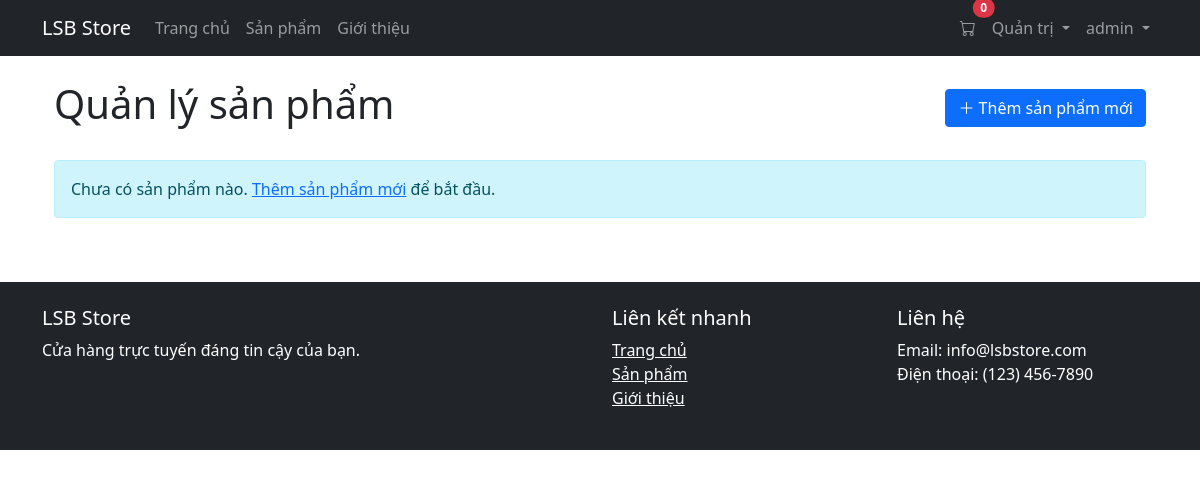
Page /product/admin (signed in) on the earlier database version.
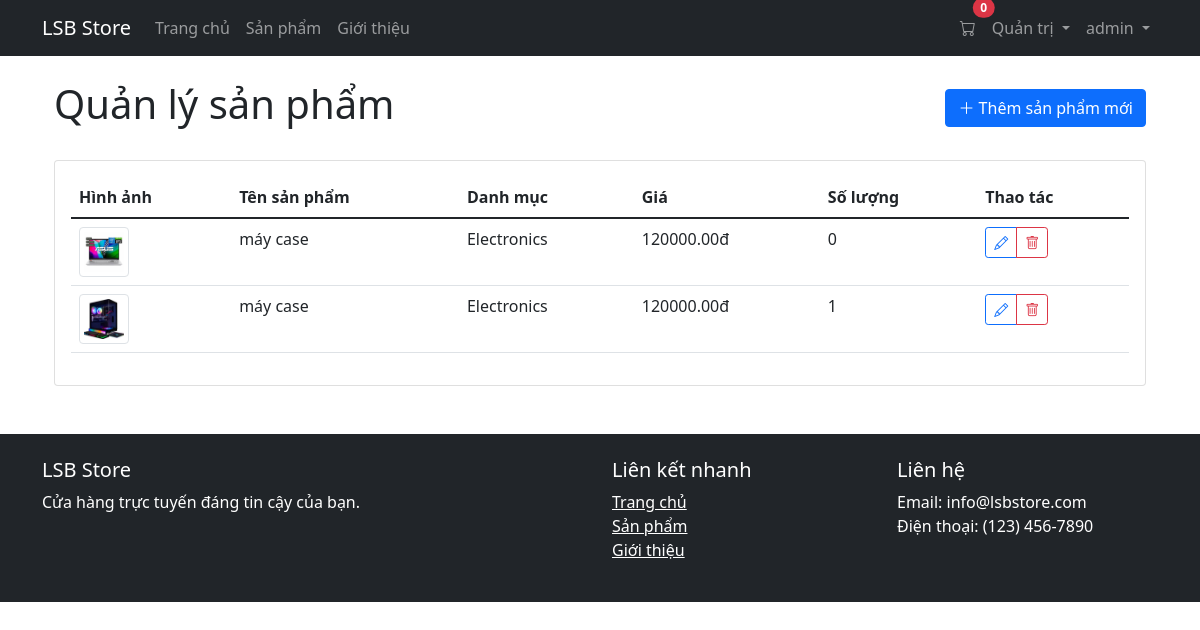
Same page on the later database version.
### app/models/product.py (models this page shows, shortened)
class Product(db.Model):
    __tablename__ = 'products'
    id = db.Column(db.Integer, primary_key=True)
    name = db.Column(db.String(100), nullable=False)
    description = db.Column(db.Text, nullable=False)
    price = db.Column(db.Float, nullable=False)
    image = db.Column(db.String(100))
    stock = db.Column(db.Integer, nullable=False, default=0)
    category = db.Column(db.String(50))
    reviews = db.relationship('Review', backref='product', lazy='dynamic')
    order_items = db.relationship('OrderItem', backref='product', lazy='dynamic')
    def image_url(self):
        if self.image:
            return url_for('static', filename=f'images/products/{self.image}')
        return url_for('static', filename='images/placeholder.png')

### app/controllers/product_controller.py (the view)
@product_bp.route('/admin')
@login_required
def admin_products():
    if not current_user.is_admin:
        flash('Bạn không có quyền truy cập trang này', 'danger')
        return redirect(url_for('home.index'))
    products = Product.query.all()
    return render_template('admin/products.html', products=products)

### app/models/user.py (called while the page is built)
@login_manager.user_loader
def load_user(id):
    return User.query.get(int(id))

### app/templates/admin/products.html (shortened to what this page needs)
{% extends "base.html" %}
{% block content %}
<div class="container">
    <div class="d-flex justify-content-between align-items-center mb-4">
        <h1>Quản lý sản phẩm</h1>
        <a href="{{ url_for('product.add_product') }}" class="btn btn-primary">
            <i class="bi bi-plus-lg"></i> Thêm sản phẩm mới
        </a>
    </div>
    {% if products %}
    <div class="card">
        <div class="card-body">
            <table class="table">
                <thead>
                    <tr>
                        <th>Hình ảnh</th>
                        <th>Tên sản phẩm</th>
                        <th>Danh mục</th>
                        <th>Giá</th>
                        <th>Số lượng</th>
                        <th>Thao tác</th>
                    </tr>
                </thead>
                <tbody>
                    {% for product in products %}
                    <tr>
                        <td>
                            <img src="{{ product.image_url() }}" alt="{{ product.name }}" class="img-thumbnail" style="width: 50px; height: 50px; object-fit: cover;">
                        </td>
                        <td>{{ product.name }}</td>
                        <td>{{ product.category|title }}</td>
                        <td>{{ "%.2f"|format(product.price) }}đ</td>
                        <td>{{ product.stock }}</td>
                        <td>
                            <div class="btn-group">
                                <a href="{{ url_for('product.edit_product', id=product.id) }}" class="btn btn-sm btn-outline-primary">
                                    <i class="bi bi-pencil"></i>
                                </a>
                                <button type="button" class="btn btn-sm btn-outline-danger" data-bs-toggle="modal" data-bs-target="#deleteModal{{ product.id }}">
                                    <i class="bi bi-trash"></i>
                                </button>
                            </div>
                        </td>
                    </tr>
                    {% endfor %}
                </tbody>
            </table>
        </div>
    </div>
    {% else %}
    <div class="alert alert-info">
        Chưa có sản phẩm nào. <a href="{{ url_for('product.add_product') }}">Thêm sản phẩm mới</a> để bắt đầu.
    </div>
    {% endif %}
</div>
{% endblock %}

Differences in the rows shown:
added Product: image_url (picture), name "máy case", category "Electronics", price "120000.00", stock "0"
added Product: image_url (picture), name "máy case", category "Electronics", price "120000.00", stock "1"
Other differences:
text no longer shown: "Chưa có sản phẩm nào. Thêm sản phẩm mới để bắt đầu."
text now shown: "Hình ảnh Tên sản phẩm Danh mục Giá Số lượng Thao tác"
